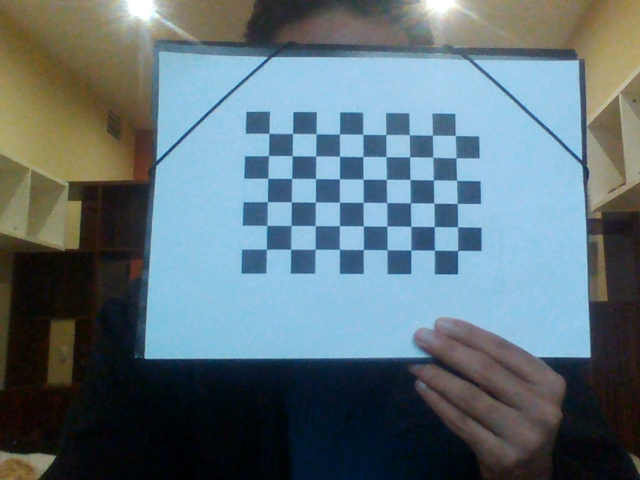
#> input picture captured_images/image1.png, 640 x 480 px; its folder holds 5 pictures in this run
$ python cam_cal.py
#> lines starting #> are read from the running program, lines starting #| are printed output that depends on the picture; after the words box and inside, x2 and y2 are one past the last pixel; in counts of white or black regions, pixels touching at a corner belong together
import numpy as np
import cv2
import glob
# termination criteria
criteria = (cv2.TERM_CRITERIA_EPS + cv2.TERM_CRITERIA_MAX_ITER, 30, 0.001)
# prepare object points, like (0,0,0), (1,0,0), (2,0,0) ....,(6,5,0)
objp = np.zeros((6*9,3), np.float32)
objp[:,:2] = np.mgrid[0:9,0:6].T.reshape(-1,2)
# Arrays to store object points and image points from all the images.
objpoints = [] # 3d point in real world space
imgpoints = [] # 2d points in image plane.
images = glob.glob('captured_images/*.png')
#print(len(images))

for fname in images:
    img = cv2.imread(fname)
#> img is the input picture: shape (480, 640, 3); mean B, G, R 120.8, 113, 94.6
    gray = cv2.cvtColor(img,cv2.COLOR_BGR2GRAY)
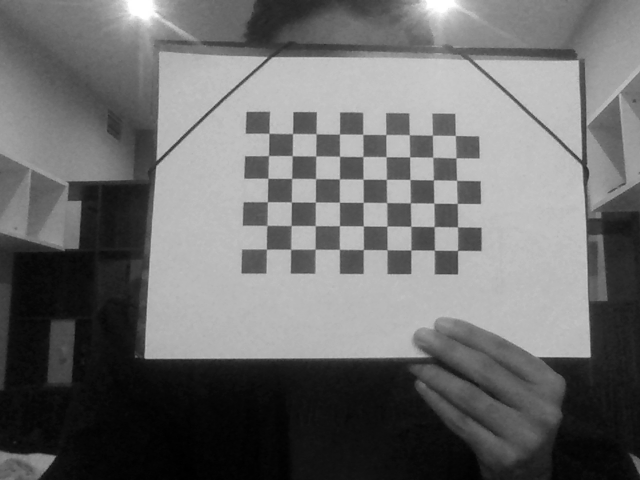
#> gray: shape (480, 640); min 0, max 255, mean 108.4

    # Find the chess board corners
    ret, corners = cv2.findChessboardCorners(gray, (9,6),None)
#> ret = True; corners = 54 rows, first 8: [269, 133.4], [292.6, 133.6], [315.8, 134], [339.9, 134.2], [362.8, 134.2], [385.9, 134.6], [408.9, 135.3], [432.6, 135.3]

    # If found, add object points, image points (after refining them)
    if ret == True:
        objpoints.append(objp)

        cv2.cornerSubPix(gray,corners,(11,11),(-1,-1),criteria)
        imgpoints.append(corners)

        # Draw and display the corners
        cv2.drawChessboardCorners(img, (9,6), corners,ret)
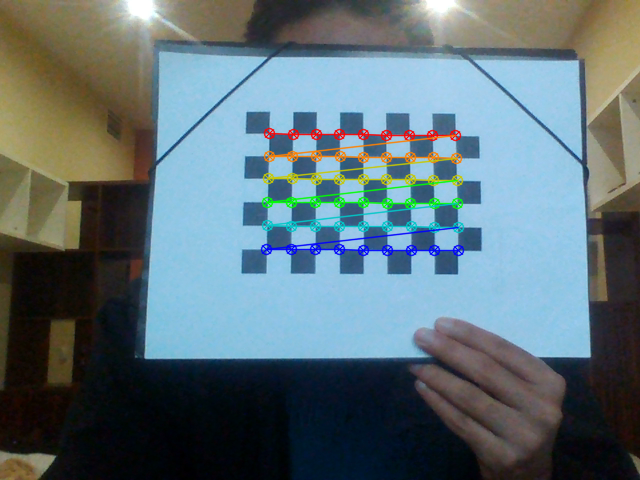
#> img: shape (480, 640, 3); 3.31% of pixels changed, all inside (x1, y1, x2, y2) = (260, 127, 465, 257)
        cv2.imshow('img',img)
        cv2.waitKey(500)
#> pass 2 of the loop `for fname in images:`:
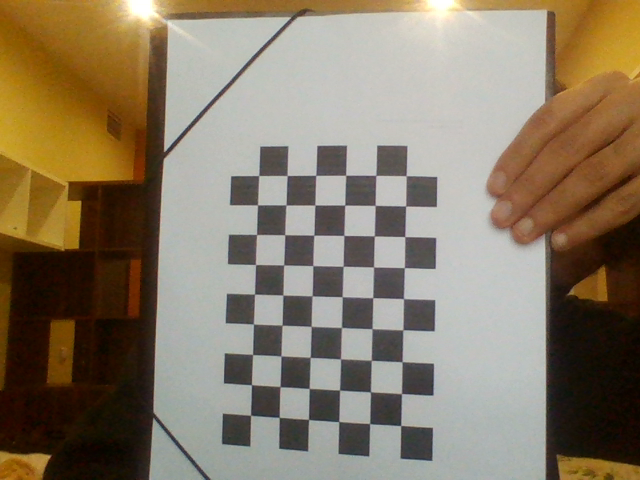
#> input picture captured_images/image10.png, 640 x 480 px
#> img is the input picture: shape (480, 640, 3); mean B, G, R 102.6, 123, 136.5
#> `gray = cv2.cvtColor(img,cv2.COLOR_BGR2GRAY)`:
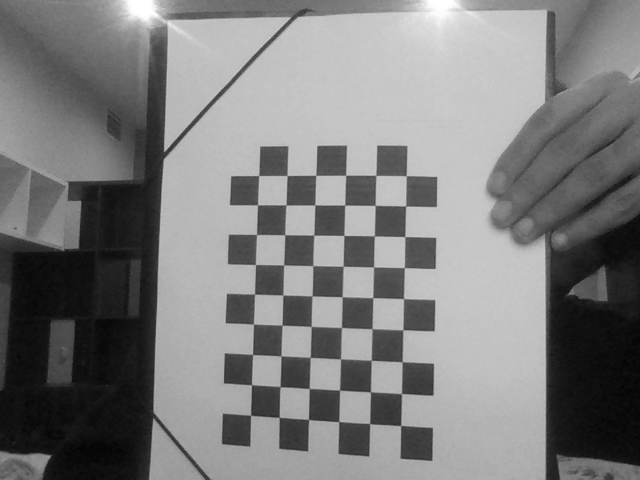
#> gray: shape (480, 640); min 4, max 255, mean 124.7
#> corners = 54 rows, first 8: [250.6, 415.2], [251.5, 384.7], [252.6, 354.5], [253.5, 324], [254.6, 294], [255.7, 264.5], [256.7, 234.6], [257.5, 204.9]
#> `cv2.drawChessboardCorners(img, (9,6), corners,ret)`:
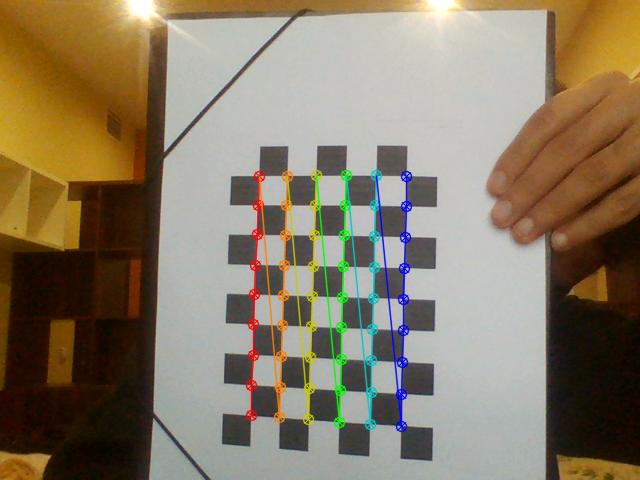
#> img: shape (480, 640, 3); 3.95% of pixels changed, all inside (x1, y1, x2, y2) = (245, 169, 413, 433)
#> pass 3 of the loop `for fname in images:`:
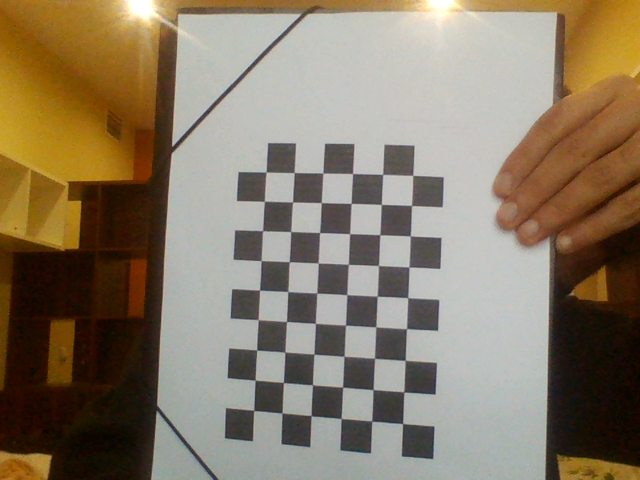
#> input picture captured_images/image11.png, 640 x 480 px
#> img is the input picture: shape (480, 640, 3); mean B, G, R 102.3, 122.7, 136.4
#> `gray = cv2.cvtColor(img,cv2.COLOR_BGR2GRAY)`:
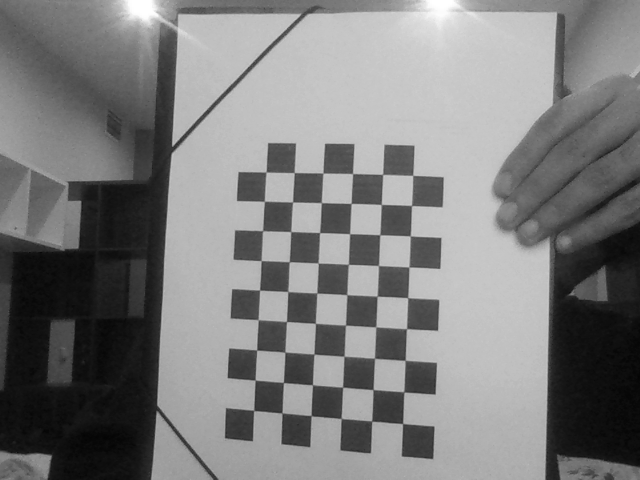
#> gray: shape (480, 640); min 4, max 255, mean 124.5
#> corners = 54 rows, first 8: [253.7, 410.4], [255.2, 379.9], [256.7, 350], [258.1, 319.7], [259.6, 290.1], [261.2, 260.6], [262.7, 230.7], [264.4, 201.4]
#> `cv2.drawChessboardCorners(img, (9,6), corners,ret)`:
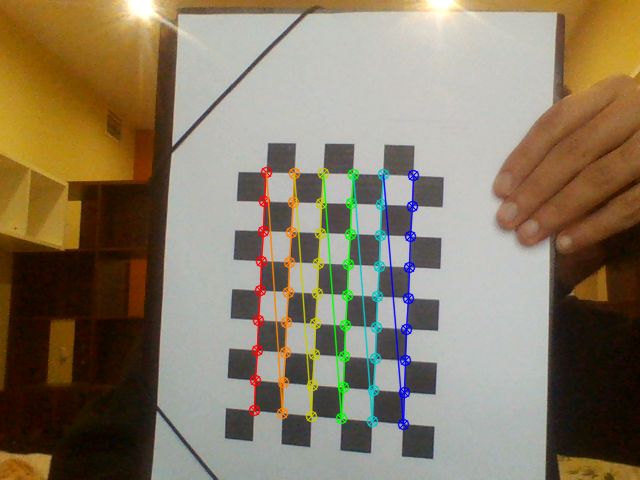
#> img: shape (480, 640, 3); 3.94% of pixels changed, all inside (x1, y1, x2, y2) = (248, 166, 420, 431)
#> the loop made 5 passes; the first 3 are shown

cv2.destroyAllWindows()

img = cv2.imread('captured_images/image5.png')
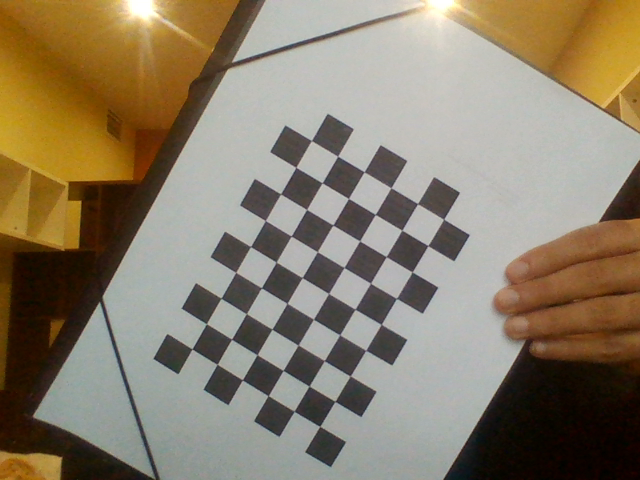
#> input picture captured_images/image5.png, 640 x 480 px
#> img is the input picture: shape (480, 640, 3); mean B, G, R 105.6, 126.3, 138.6
ret, mtx, dist, rvecs, tvecs = cv2.calibrateCamera(objpoints, imgpoints, gray.shape[::-1],None,None)
# undistort
dst = cv2.undistort(img, mtx, dist, None, mtx)
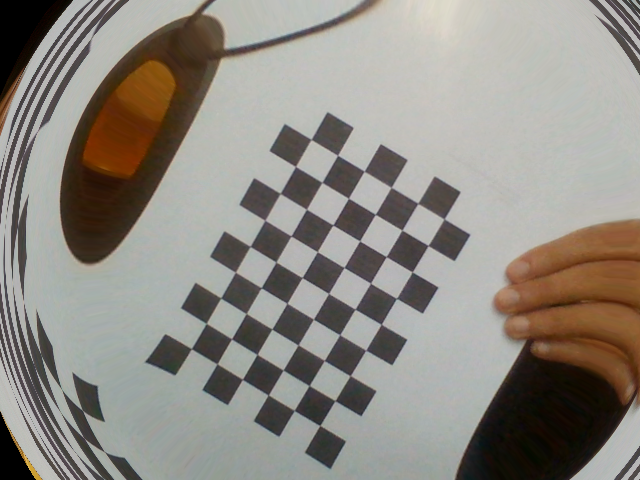
#> dst: shape (480, 640, 3); mean B, G, R 130.7, 138.1, 142.6
#getting our new camera matrices
#> (the run stopped early here; a loop or call above may not have finished)
